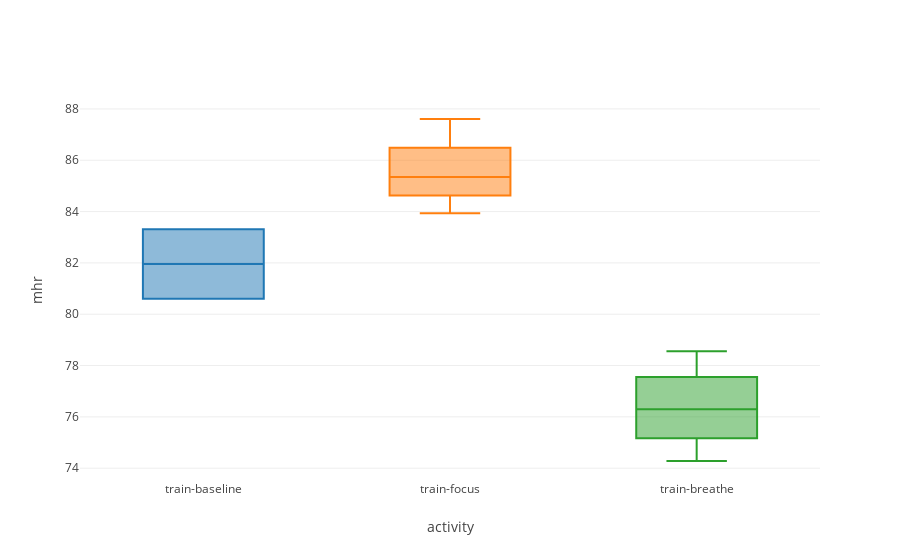
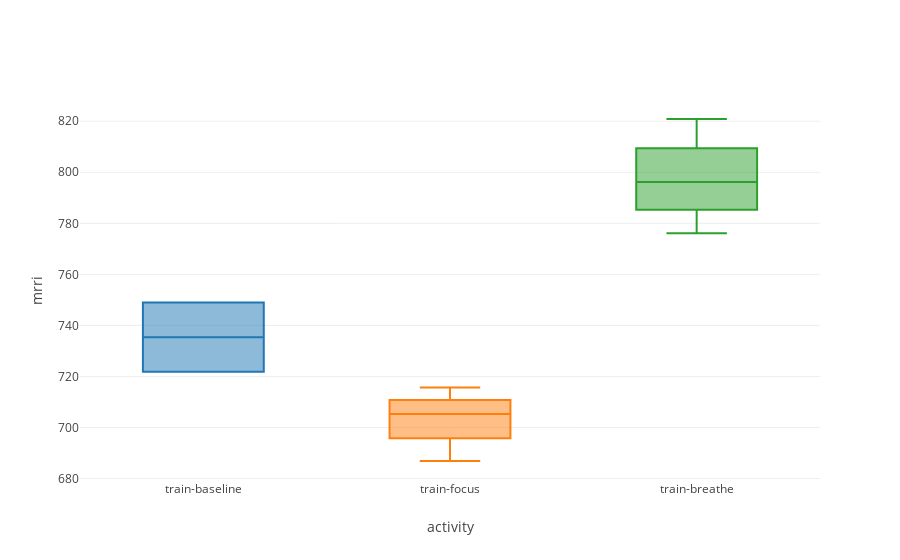
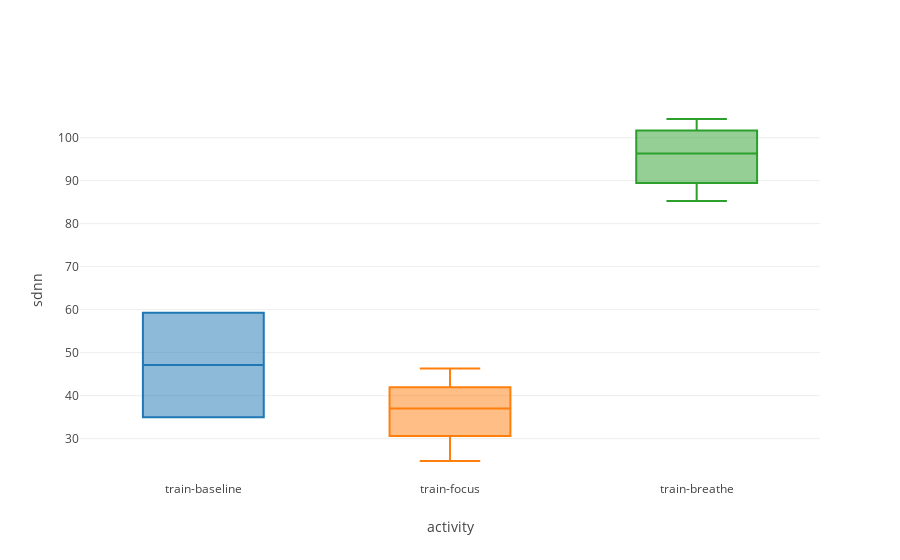
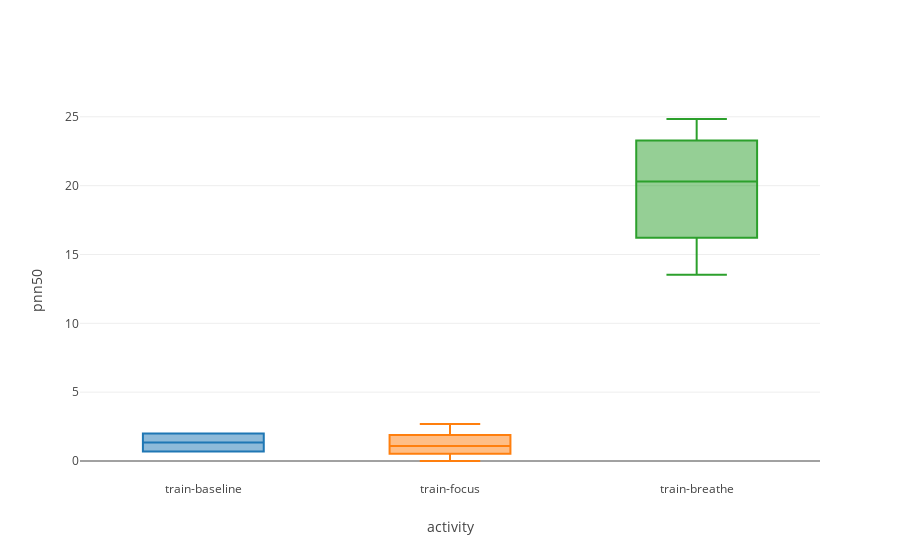

Notebook cell for these charts, in order:
### Markdown cell above
---


# VISUALIZATION

---

### Code cell
#d21 = df_export[df_export.start > '2018-06-21']
for feat in cl.features_all:
    dv.boxplot_compare(dfs, feat, groupby='activity', min_examples=1)

### Figure 1 — Plotly figure (JSON) as saved in the notebook; plotly's stock layout.template omitted (floating-point values rounded to 4 significant figures)
{"data": [{"name": "train-baseline", "showlegend": false, "type": "box", "y": [80.6, 83.31]}, {"name": "train-focus", "showlegend": false, "type": "box", "y": [85.37, 87.61, 83.94, 85.32]}, {"name": "train-breathe", "showlegend": false, "type": "box", "y": [74.28, 78.56, 76.54, 76.04]}], "layout": {"xaxis": {"title": "activity"}, "yaxis": {"title": "mhr"}}}

### Figure 2 — Plotly figure (JSON) as saved in the notebook; plotly's stock layout.template omitted (floating-point values rounded to 4 significant figures)
{"data": [{"name": "train-baseline", "showlegend": false, "type": "box", "y": [749.0, 721.8]}, {"name": "train-focus", "showlegend": false, "type": "box", "y": [704.7, 686.9, 715.7, 705.9]}, {"name": "train-breathe", "showlegend": false, "type": "box", "y": [820.9, 776.1, 794.6, 797.9]}], "layout": {"xaxis": {"title": "activity"}, "yaxis": {"title": "mrri"}}}

### Figure 3 — Plotly figure (JSON) as saved in the notebook; plotly's stock layout.template omitted (floating-point values rounded to 4 significant figures)
{"data": [{"name": "train-baseline", "showlegend": false, "type": "box", "y": [59.27, 34.95]}, {"name": "train-focus", "showlegend": false, "type": "box", "y": [36.47, 37.52, 24.81, 46.34]}, {"name": "train-breathe", "showlegend": false, "type": "box", "y": [104.3, 99.04, 93.63, 85.28]}], "layout": {"xaxis": {"title": "activity"}, "yaxis": {"title": "sdnn"}}}

### Figure 4 — Plotly figure (JSON) as saved in the notebook; plotly's stock layout.template omitted (floating-point values rounded to 4 significant figures)
{"data": [{"name": "train-baseline", "showlegend": false, "type": "box", "y": [2, 0.6897]}, {"name": "train-focus", "showlegend": false, "type": "box", "y": [1.099, 1.064, 0, 2.688]}, {"name": "train-breathe", "showlegend": false, "type": "box", "y": [24.84, 21.71, 18.9, 13.53]}], "layout": {"xaxis": {"title": "activity"}, "yaxis": {"title": "pnn50"}}}
